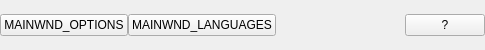
          <widget class="QFrame" name="frMenuButtons">
           <property name="sizePolicy">
            <sizepolicy hsizetype="Preferred" vsizetype="Fixed">
             <horstretch>0</horstretch>
             <verstretch>0</verstretch>
            </sizepolicy>
           </property>
           <property name="minimumSize">
            <size>
             <width>0</width>
             <height>50</height>
            </size>
           </property>
           <property name="maximumSize">
            <size>
             <width>16777215</width>
             <height>50</height>
            </size>
           </property>
           <property name="frameShape">
            <enum>QFrame::NoFrame</enum>
           </property>
           <property name="frameShadow">
            <enum>QFrame::Plain</enum>
           </property>
           <property name="lineWidth">
            <number>0</number>
           </property>
           <layout class="QHBoxLayout" name="horizontalLayout_2" stretch="1,1,2,0">
            <property name="spacing">
             <number>0</number>
            </property>
            <property name="margin">
             <number>0</number>
            </property>
            <item>
             <widget class="QPushButton" name="btnTools">
              <property name="cursor">
               <cursorShape>PointingHandCursor</cursorShape>
              </property>
              <property name="text">
               <string>MAINWND_OPTIONS</string>
              </property>
              <property name="icon">
               <iconset resource="../Resources/ImgResources.qrc">
                <normaloff>:/Images/tools2.png</normaloff>:/Images/tools2.png</iconset>
              </property>
              <property name="iconSize">
               <size>
                <width>32</width>
                <height>32</height>
               </size>
              </property>
              <property name="autoDefault">
               <bool>false</bool>
              </property>
             </widget>
            </item>
            <item>
             <widget class="QPushButton" name="btnLanguages">
              <property name="cursor">
               <cursorShape>PointingHandCursor</cursorShape>
              </property>
              <property name="text">
               <string>MAINWND_LANGUAGES</string>
              </property>
              <property name="icon">
               <iconset resource="../Resources/ImgResources.qrc">
                <normaloff>:/Images/languages3.png</normaloff>:/Images/languages3.png</iconset>
              </property>
              <property name="iconSize">
               <size>
                <width>32</width>
                <height>32</height>
               </size>
              </property>
              <property name="autoDefault">
               <bool>false</bool>
              </property>
             </widget>
            </item>
            <item>
             <widget class="QFrame" name="frMenuLangPick">
              <property name="frameShape">
               <enum>QFrame::NoFrame</enum>
              </property>
              <property name="frameShadow">
               <enum>QFrame::Plain</enum>
              </property>
              <property name="lineWidth">
               <number>0</number>
              </property>
              <layout class="QHBoxLayout" name="horizontalLayout_3">
               <item>
                <spacer name="horizontalSpacer_3">
                 <property name="orientation">
                  <enum>Qt::Horizontal</enum>
                 </property>
                 <property name="sizeHint" stdset="0">
                  <size>
                   <width>111</width>
                   <height>20</height>
                  </size>
                 </property>
                </spacer>
               </item>
              </layout>
             </widget>
            </item>
            <item>
             <widget class="QPushButton" name="btnAbout">
              <property name="minimumSize">
               <size>
                <width>43</width>
                <height>0</height>
               </size>
              </property>
              <property name="cursor">
               <cursorShape>PointingHandCursor</cursorShape>
              </property>
              <property name="text">
               <string>?</string>
              </property>
              <property name="autoDefault">
               <bool>false</bool>
              </property>
             </widget>
            </item>
           </layout>
          </widget>
